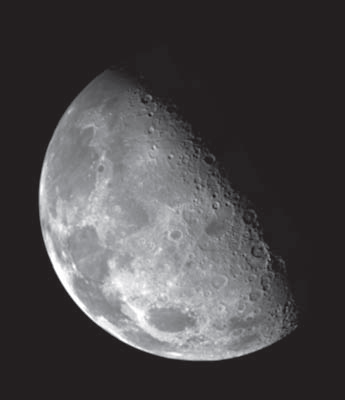
#> input picture images/moon.png, 345 x 400 px
$ python laplacian_frequency.py ../../images/moon.png
#> lines starting #> are read from the running program, lines starting #| are printed output that depends on the picture
import os
import cv2 as cv
import matplotlib.pyplot as plt
import numpy as np
import sys

def main():
    script_path = os.path.abspath(sys.argv[0])
    path = os.path.abspath(os.path.join(os.path.dirname(script_path), '..', '..', 'images', 'moon.png'))
    imgGray = cv.imread(path, 0)/255
#> imgGray: shape (400, 345) float64; min 0.11, max 1, mean 0.272
    f = np.fft.fft2(imgGray)
    f_shift = np.fft.fftshift(f)

    M,N = f.shape
#> M = 400; N = 345
    u = np.arange(M) - M // 2
#> u = 400 values from -200 to 199
    v = np.arange(N) - N // 2
#> v = 345 values from -172 to 172
    U, V = np.meshgrid(u, v, indexing='ij')
    H = (-4 * np.pi * np.pi * (U**2 + V**2)).astype(np.float32)

    G_shift = f_shift * H
    G = np.fft.ifftshift(G_shift)
    g = np.abs(np.fft.ifft2(G))
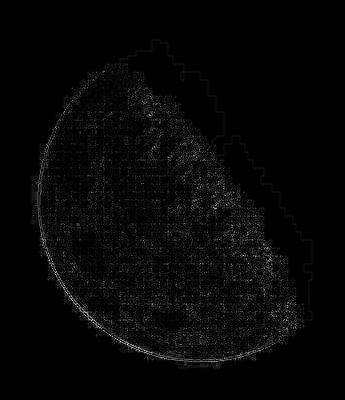
#> g: shape (400, 345) float64; min 1.49e-07, max 127826, mean 3196.3; drawn with min black and max white
    g = g / np.max(g)

    c = -1
    sharpened_image = imgGray + c*g
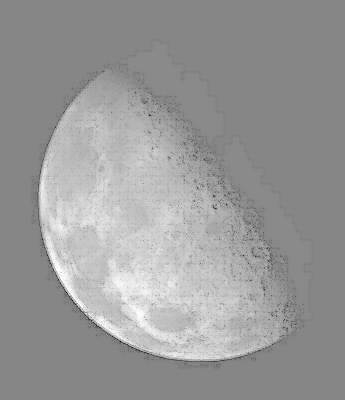
#> sharpened_image: shape (400, 345) float64; min -0.89, max 0.999, mean 0.247; drawn with min black and max white

    sharpened_image = np.clip(sharpened_image, 0,1)*255
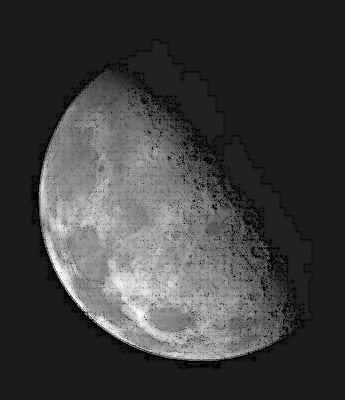
#> sharpened_image: shape (400, 345) float64; min 0, max 254.8, mean 63.3

    fig, axs = plt.subplots(2,3)

    axs[0,0].imshow(imgGray, cmap='gray')
    axs[0,0].set_title('Original image')

    axs[0,1].imshow(np.log1p(np.abs(f_shift)), cmap='gray')
    axs[0,1].set_title('Image Foruier spectrum')

    axs[0,2].imshow(H, cmap='gray')
    axs[0,2].set_title('Laplacian filter')

    axs[1,0].imshow(np.log1p(np.abs(G_shift)), cmap='gray')
    axs[1,0].set_title('Filtered spectrum')

    axs[1,1].imshow(g, cmap='gray')
    axs[1,1].set_title('Mask')

    axs[1,2].imshow(sharpened_image, cmap='gray')
    axs[1,2].set_title('Sharpened image')

    fig.show()
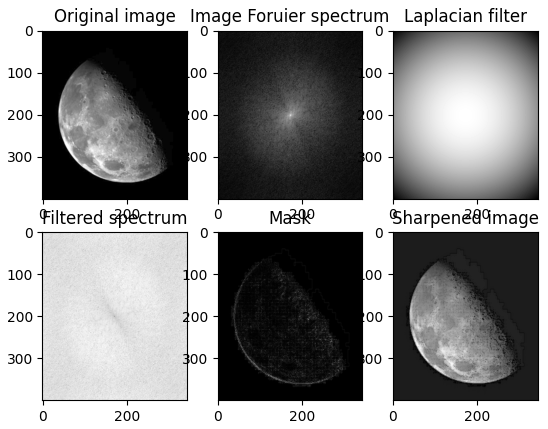
#> figure drawn by matplotlib, 6 panels
    plt.tight_layout()
    plt.show()
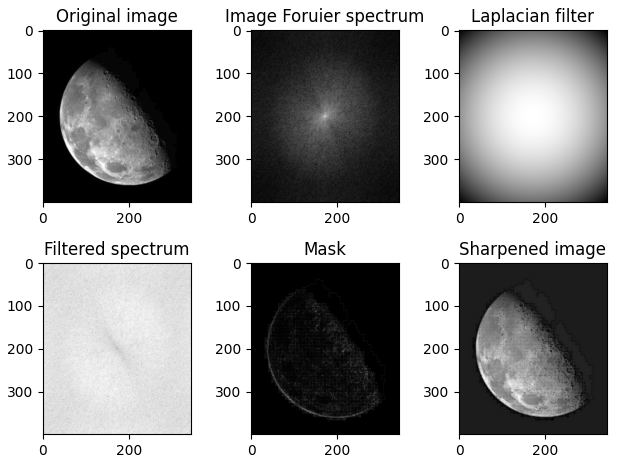
#> figure drawn by matplotlib, 6 panels
if __name__=='__main__':
    main()

$ run again, with images/fracture.png copied over images/moon.png
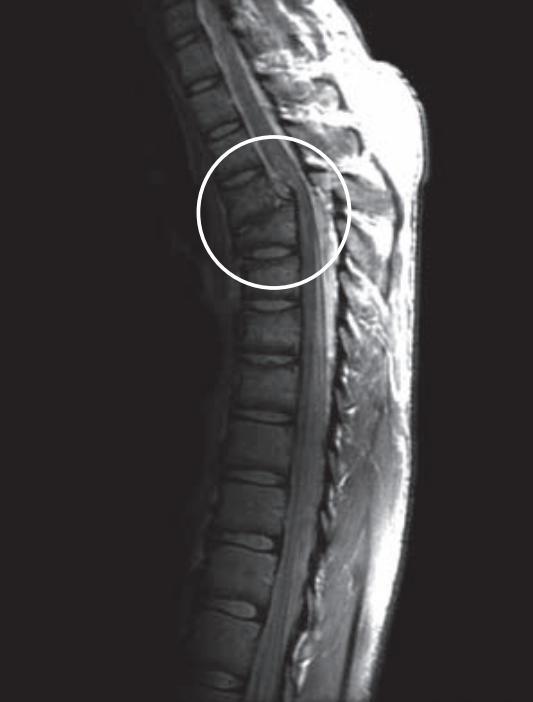
#> input picture images/fracture.png, 533 x 702 px
#> in main, `g = np.abs(np.fft.ifft2(G))`:
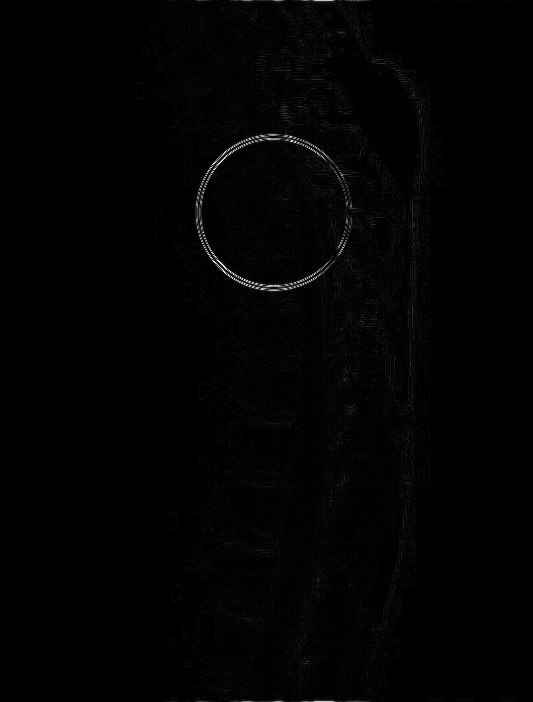
#> g: shape (702, 533) float64; min 8.87e-06, max 730180.7, mean 6683.8; drawn with min black and max white
#> in main, `sharpened_image = imgGray + c*g`:
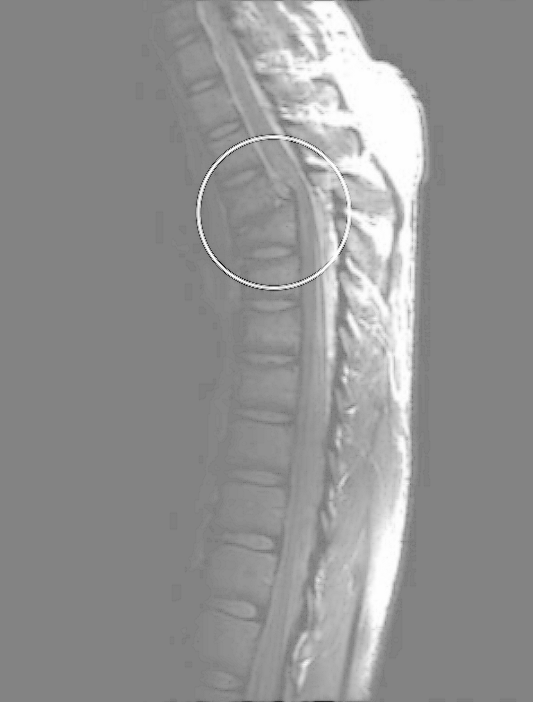
#> sharpened_image: shape (702, 533) float64; min -0.792, max 1, mean 0.242; drawn with min black and max white
